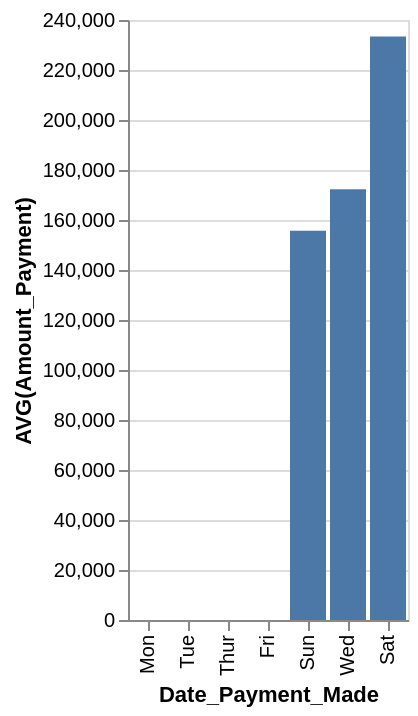

The Vega-Lite source for this figure:
### Vega-Lite specification from a JSON file in a GitHub repository (floating-point values rounded to 4 significant figures)
{"data": {"values": [{"x_data": "Mon", "y_data": 0}, {"x_data": "Tue", "y_data": 0}, {"x_data": "Wed", "y_data": 172309}, {"x_data": "Thur", "y_data": 0}, {"x_data": "Fri", "y_data": 0}, {"x_data": "Sat", "y_data": 233375}, {"x_data": "Sun", "y_data": 155654}]}, "mark": "bar", "encoding": {"x": {"field": "x_data", "type": "nominal", "title": "Date_Payment_Made", "sort": {"op": "sum", "field": "y_data", "order": "ascending"}}, "y": {"field": "y_data", "type": "quantitative", "title": "AVG(Amount_Payment)"}}}
